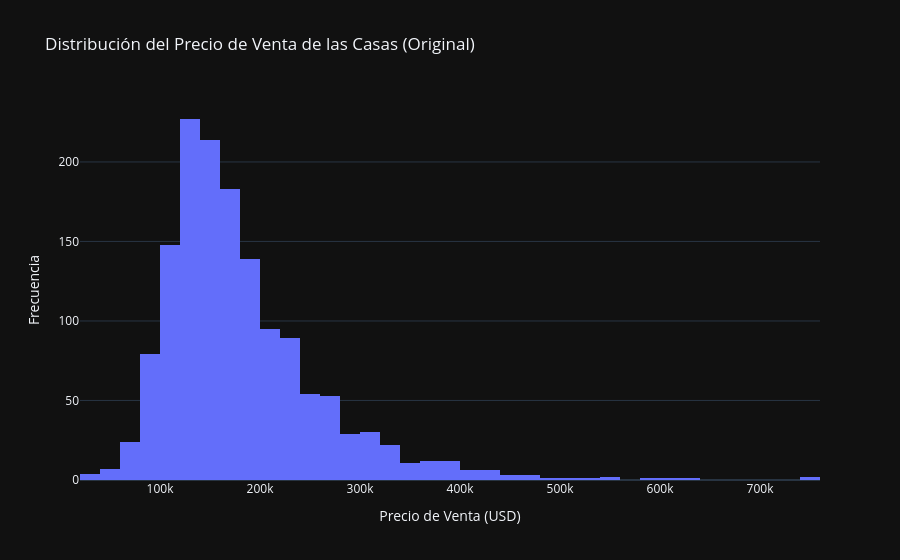
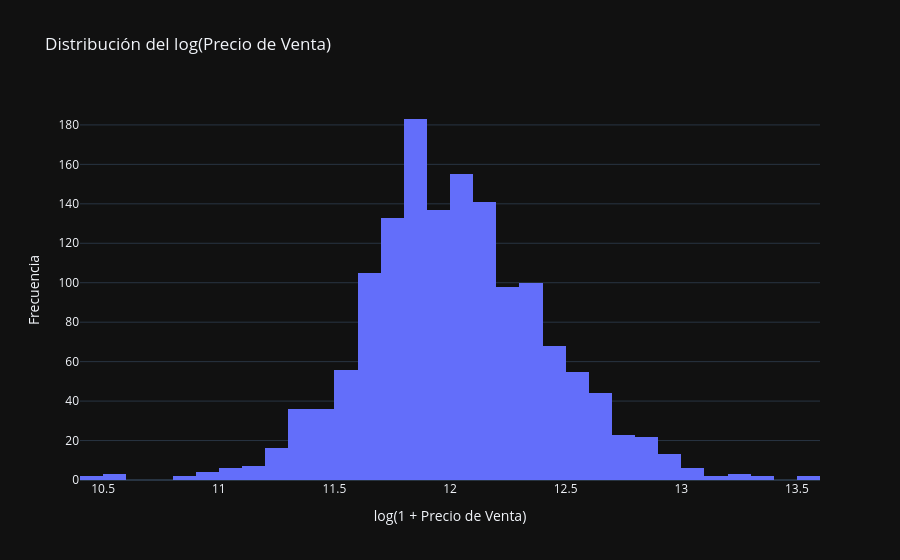

The notebook cell saved with these charts, in order:
### Code cell
# Histograma del Precio de Venta (SalePrice)
fig_hist = px.histogram(df_subset, x='SalePrice', nbins=50, title='Distribución del Precio de Venta de las Casas (Original)')
fig_hist.update_layout(xaxis_title='Precio de Venta (USD)', yaxis_title='Frecuencia')
fig_hist.show()

# Histograma del log(Precio de Venta)
fig_hist_log = px.histogram(x=np.log1p(df_subset['SalePrice']), nbins=50, title='Distribución del log(Precio de Venta)')
fig_hist_log.update_layout(xaxis_title='log(1 + Precio de Venta)', yaxis_title='Frecuencia')
fig_hist_log.show()

### Figure 1 — Plotly figure (JSON) as saved in the notebook; plotly's stock layout.template omitted (floating-point values rounded to 4 significant figures; data arrays with more than 128 entries replaced by an {"elided": "..."} marker saying what was removed)
{"data": [{"bingroup": "x", "hovertemplate": "SalePrice=%{x}<br>count=%{y}<extra></extra>", "legendgroup": "", "marker": {"color": "#636efa", "pattern": {"shape": ""}}, "name": "", "nbinsx": 50, "orientation": "v", "showlegend": false, "x": {"elided": "1460 int values"}, "xaxis": "x", "yaxis": "y", "type": "histogram"}], "layout": {"xaxis": {"anchor": "y", "domain": [0.0, 1.0], "title": {"text": "Precio de Venta (USD)"}}, "yaxis": {"anchor": "x", "domain": [0.0, 1.0], "title": {"text": "Frecuencia"}}, "legend": {"tracegroupgap": 0}, "title": {"text": "Distribución del Precio de Venta de las Casas (Original)"}, "barmode": "relative"}}

### Figure 2 — Plotly figure (JSON) as saved in the notebook; plotly's stock layout.template omitted (floating-point values rounded to 4 significant figures; data arrays with more than 128 entries replaced by an {"elided": "..."} marker saying what was removed)
{"data": [{"bingroup": "x", "hovertemplate": "x=%{x}<br>count=%{y}<extra></extra>", "legendgroup": "", "marker": {"color": "#636efa", "pattern": {"shape": ""}}, "name": "", "nbinsx": 50, "orientation": "v", "showlegend": false, "x": {"elided": "1460 float values"}, "xaxis": "x", "yaxis": "y", "type": "histogram"}], "layout": {"xaxis": {"anchor": "y", "domain": [0.0, 1.0], "title": {"text": "log(1 + Precio de Venta)"}}, "yaxis": {"anchor": "x", "domain": [0.0, 1.0], "title": {"text": "Frecuencia"}}, "legend": {"tracegroupgap": 0}, "title": {"text": "Distribución del log(Precio de Venta)"}, "barmode": "relative"}}
